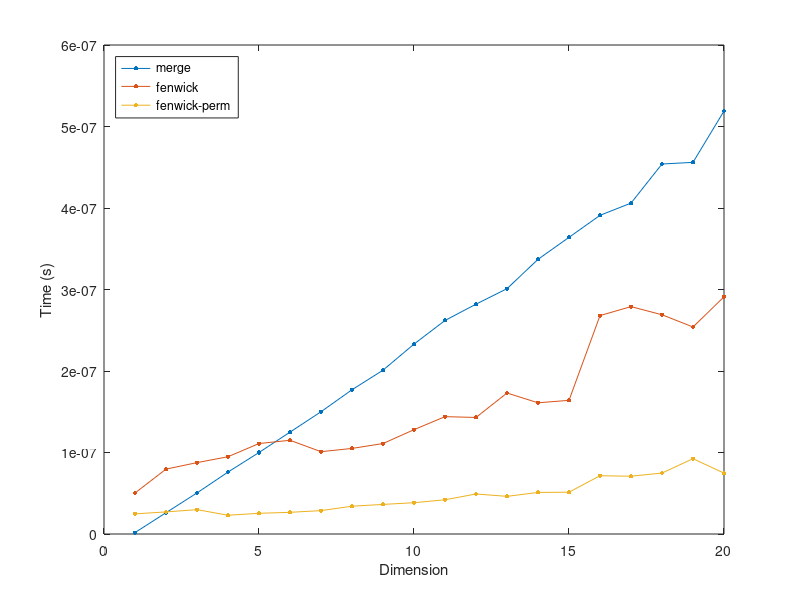

MATLAB code for this plot:
load ic-merge.dat
load ic-avl-pointer.dat
load ic-avl-array.dat
load ic-fenwick.dat
load ic-fenwick-perm.dat


N=1024
plot(ic_merge(1:N,1), ic_merge(1:N,2), ";merge;",
     ic_avl_pointer(1:N,1), ic_avl_pointer(1:N,2), ";avl-pointer;",
     ic_avl_array(1:N,1), ic_avl_array(1:N,2), ";avl-array;",
     ic_fenwick(1:N,1), ic_fenwick(1:N,2), ";fenwick;",
     ic_fenwick_perm(1:N,1), ic_fenwick_perm(1:N,2), ";fenwick-perm;")
xlabel ("Dimension");
ylabel ("Time (ns)");
legend ("location", "northwest")

N=1151
plot(ic_merge(1:N,1), ic_merge(1:N,2)/1000000, ".-;merge;", "markersize", 2,
     ic_avl_pointer(1:N,1), ic_avl_pointer(1:N,2)/1000000, ".-;avl-pointer;", "markersize", 2,
     ic_avl_array(1:N,1), ic_avl_array(1:N,2)/1000000, ".-;avl-array;", "markersize", 2,
     ic_fenwick(1:N,1), ic_fenwick(1:N,2)/1000000, ".-;fenwick;", "markersize", 2,
     ic_fenwick_perm(1:N,1), ic_fenwick_perm(1:N,2)/1000000, ".-;fenwick-perm;", "markersize", 2)
xlabel ("Dimension");
ylabel ("Time (ms)");
legend ("location", "northwest")

N=1160
plot(ic_merge(1:N,1)/1000, ic_merge(1:N,2)/1000000000, ".-;merge;", "markersize", 8,
     ic_avl_pointer(1:N,1)/1000, ic_avl_pointer(1:N,2)/1000000000, ".-;avl-pointer;", "markersize", 8,
     ic_avl_array(1:N,1)/1000, ic_avl_array(1:N,2)/1000000000, ".-;avl-array;", "markersize", 8,
     ic_fenwick(1:N,1)/1000, ic_fenwick(1:N,2)/1000000000, ".-;fenwick;", "markersize", 8,
     ic_fenwick_perm(1:N,1)/1000, ic_fenwick_perm(1:N,2)/1000000000, ".-;fenwick-perm;", "markersize", 8)
xlabel ("Dimension (thousands)");
ylabel ("Time (s)");
legend ("location", "northwest")

N=20
plot(ic_merge(1:N,1), ic_merge(1:N,2)/1000000000, ".-;merge;", "markersize", 10,
     ic_fenwick(1:N,1), ic_fenwick(1:N,2)/1000000000, ".-;fenwick;", "markersize", 10,
     ic_fenwick_perm(1:N,1), ic_fenwick_perm(1:N,2)/1000000000, ".-;fenwick-perm;", "markersize", 10)
xlabel ("Dimension");
ylabel ("Time (s)");
legend ("location", "northwest")
